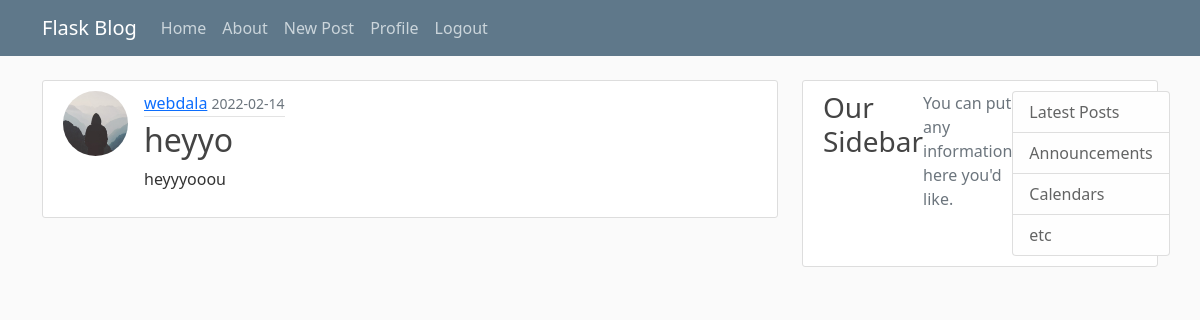
The app's page /post/2 (signed in) with its own data.
### flaskblog/models.py (models this page shows, shortened)
class User(db.Model, UserMixin):
    id = db.Column(db.Integer, primary_key=True)
    username = db.Column(db.String(20), unique=True, nullable=False)
    email = db.Column(db.String(120), unique=True, nullable=False)
    image_file = db.Column(db.String(20), nullable=False, default='default.jpg')
    password = db.Column(db.String(60), nullable=False)
    posts = db.relationship('Post', backref='author', lazy=True)

class Post(db.Model):
    id = db.Column(db.Integer, primary_key=True)
    title = db.Column(db.String(100), nullable=False)
    date_posted = db.Column(db.DateTime, nullable=False, default=datetime.utcnow)
    content = db.Column(db.Text, nullable=False)
    user_id = db.Column(db.Integer, db.ForeignKey('user.id'), nullable=False)

### flaskblog/routes.py (the view)
@app.route('/post/<int:post_id>', methods=(['GET', 'POST']))
@login_required
def post(post_id):
    post = Post.query.get_or_404(post_id)
    form = PostForm ()
    if post.author == current_user and form.validate_on_submit():
        post.title = form.title.data
        post.content = form.content.data
        db.session.commit()
        flash('Post updated successfully', 'success')
        return redirect(url_for('home'))
    elif request.method == 'GET': # To avoid populating the form data on a post request
        form.title.data = post.title
        form.content.data = post.content
    return render_template('post.html', post=post, form=form)

### flaskblog/models.py (called while the page is built)
@login_manager.user_loader
def load_user(user_id): # loads the currend user using user id stored in session
    return User.query.get(int(user_id))

### flaskblog/templates/post.html (shortened to what this page needs)
{% extends 'layout.html' %}
{% block content %}
    <article class="media content-section">
      <div>
        <img src="{{ url_for('static', filename='profile_pics/' + post.author.image_file) }}" alt="profile-pic" class="rounded-circle article-img">
      </div>
      {% if post.author == current_user %}
      <form method="POST" action="">
        {{ form.hidden_tag() }}
        <fieldset class="'form-group">
            <legend class="border-bottom mb-4">{{post.title}}</legend>
            <div class="form-group">
                {{ form.title.label(class="form-control-label") }}
                <br/>
                {% if form.title.errors %}
                    {% for error in form.title.errors %}
                    <span class="text-muted text-danger">{{ error }}</span>
                    {% endfor %}
                {% endif %}
                {{ form.title(class="form-control form-control-lg") }}
            </div>
            <div class="form-group">
                {{ form.content.label(class="form-control-label") }}
                <br/>
                {% if form.content.errors %}
                    {% for error in form.content.errors %}
                    <span class="text-muted text-danger">{{ error }}</span>
                    {% endfor %}
                {% endif %}
                {{ form.content(class="form-control form-control-lg") }}
            </div>
        </fieldset>
        <div class="form-group mt-4">
                {{ form.submit(placeholder="Update", class="btn btn-outline-info") }}
        </div>
    </form>
    <div>
        <form action="{{ url_for('delete_post', post_id=post.id)}}" method="POST">
            <input type="submit" class="btn btn-danger" value="Delete">
        </form>
    </div>
      {% else %}
      <div class="media-body">
        <div class="article-metadata">
          <a class="mr-2" href="#">{{ post.author.username }}</a>
          <small class="text-muted">{{ post.date_posted.strftime('%Y-%m-%d') }}</small>
        </div>
        <h2 class="article-title">{{ post.title }}</h2>
        <p class="article-content">{{ post.content }}</p>
      </div>
      {% endif %}
    </article>
{% endblock %}

### flaskblog/static/main.css (style rules this page uses)
body { background: #fafafa; color: #333333; margin-top: 5rem; }
h1, h2, h3, h4, h5, h6 { color: #444444; }
.content-section { background: #ffffff; padding: 10px 20px; border: 1px solid #dddddd; border-radius: 3px; margin-bottom: 20px; display: flex; }
.article-title { color: #444444; }
.article-content { white-space: pre-line; }
.article-img { height: 65px; width: 65px; margin-right: 16px; }
.article-metadata { padding-bottom: 1px; margin-bottom: 4px; border-bottom: 1px solid #e3e3e3 }

### records on screen
User: image_file (placeholder picture), author.username "webdala"
Post: date_posted "2022-02-14", title "heyyo", content "heyyyooou"
